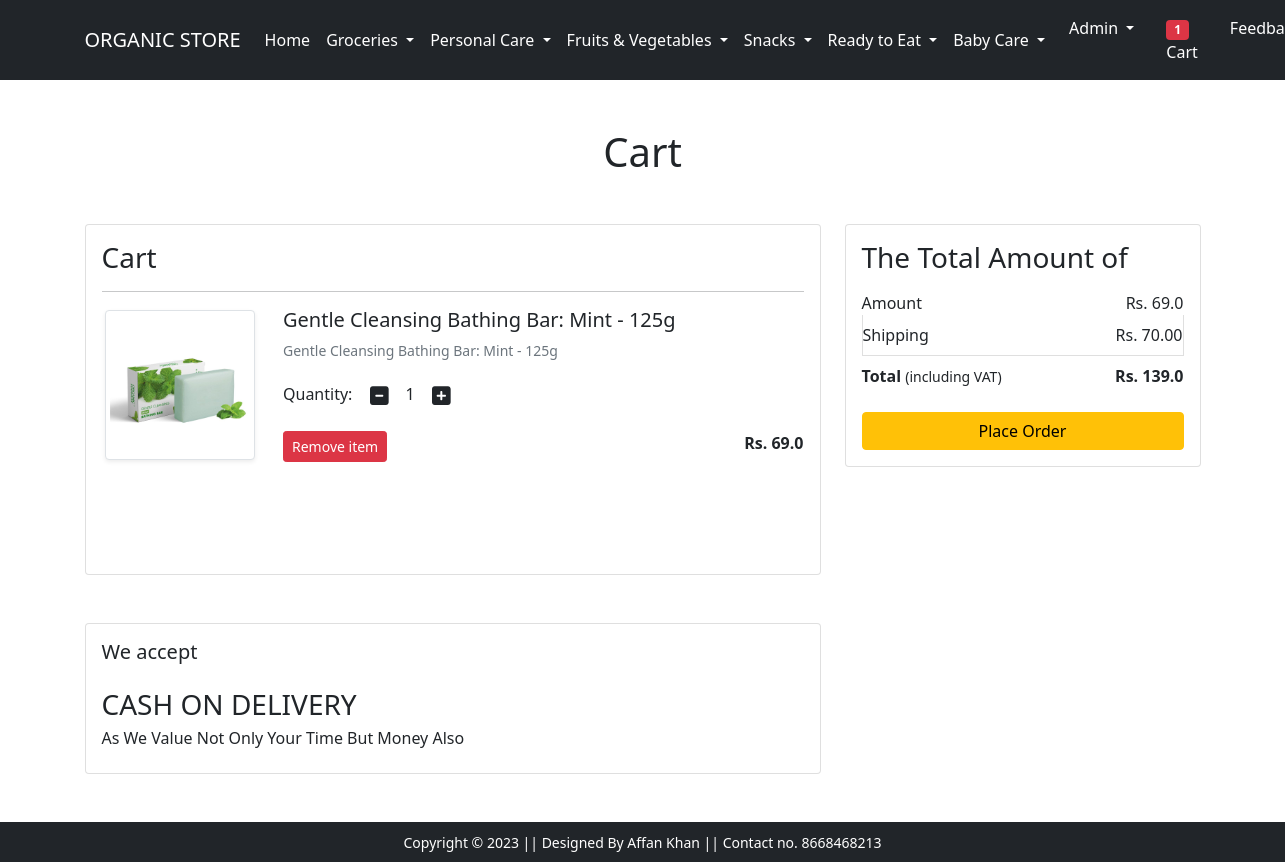
The app's page /cart/ (signed in) with its own data.
### organic/models.py (models this page shows, shortened)
class Cart(models.Model):
    user = models.ForeignKey(User, on_delete=models.CASCADE)
    product = models.ForeignKey(Product, on_delete=models.CASCADE)
    quantity = models.PositiveIntegerField(default=1)

class Product(models.Model):
    title = models.CharField(max_length=100)
    selling_price = models.FloatField()
    discounted_price = models.FloatField()
    description = models.TextField()
    brand = models.CharField(max_length=100)
    category = models.CharField(choices=CATEGORY_CHOICES, max_length=5)
    product_image = models.ImageField(upload_to="productimg")

### organic/views.py (the view)
# urls.py: path('cart/', views.show_cart, name='cart'),
def show_cart(request):
    if request.user.is_authenticated:
        totalitem = 0
        user = request.user
        cart = Cart.objects.filter(user=user)
        amount = 0.0
        shipping_amount = 70.0
        totalamount = 0.0
        cart_product = [p for p in Cart.objects.all() if p.user == user]
        if request.user.is_authenticated:
            totalitem = len(Cart.objects.filter(user=request.user))
        if cart_product:
            for p in cart_product:
                tempamount = (p.quantity * p.product.discounted_price)
                amount += tempamount
                totalamount = amount + shipping_amount
            return render(request, 'addtocart.html', {'carts': cart, 'totalamount': totalamount, 'amount': amount,
                                                      'shipping_amount': shipping_amount, 'totalitem': totalitem})
        else:
            return render(request, 'emptycart.html')

### organic/templates/addtocart.html (shortened to what this page needs)
{% extends 'base.html' %}
{% load static %}
{% block main-content %}
<div class="container my-5">
 <div class="row">
  <h1 class="text-center mb-5">Cart</h1>
  <div class="col-sm-8">
  <div class="card">
   <div class="card-body">
    <h3>Cart</h3>
    {% for cart in carts %}
    <hr>
    <div class="row">
     <div class="col-sm-3 text-center align-self-center"><img src="{{cart.product.product_image.url}}" alt="" srcset="" class="img-fluid img-thumbnail shadow-sm" height="150" width="150"> </div>
     <div class="col-sm-9">
      <div>
       <h5>{{cart.product.title}}</h5>
       <p class="mb-2 text-muted small">{{cart.product.description}}</p>
       <div class="my-3">
        <label for="quantity">Quantity:</label>
        <a class="minus-cart btn" pid="{{cart.product.id}}"><i class="fas fa-minus-square fa-lg"></i></a>
          <span id="quantity">{{cart.quantity}}</span>
        <a class="plus-cart btn" pid="{{cart.product.id}}"><i class="fas fa-plus-square fa-lg"></i></a>
       </div>
       <div class="d-flex justify-content-between">
        <a href="#" class="btn btn-sm btn-danger mr-3 remove-cart" pid="{{cart.product.id}}">Remove item </a>
        <p class="mb-0"><span><strong>Rs. {{cart.product.discounted_price}}</strong></span></p>
       </div>
      </div>
     </div>
    </div>
    {% endfor %}
   </div>
   </div>
  </div>
  <div class="col-sm-4">
   <div class="card">
    <div class="card-body">
      <h3>The Total Amount of</h3>
      <ul class="list-group">
       <li class="list-group-item d-flex justify-content-between align-items-center border-0 px-0 pb-0">Amount<span>Rs. <span id="amount">{{amount}}</span></span></li>
       <li class="list-group-item d-flex justify-content-between align-items-center px-0">Shipping<span>Rs. 70.00</span></li>
       <li class="list-group-item d-flex justify-content-between align-items-center border-0 px-0 mb-3">
        <div>
           <strong>Total</strong> <small>(including VAT)</small>
         </div>
         <span><strong>Rs. <strong id="totalamount">{{totalamount}}</strong></strong></span>
       </li>
      </ul>
      <div class="d-grid"><a href="{% url 'checkout' %}" class="btn btn-warning">Place Order</a></div>
    </div>
   </div>
  </div>
 </div>
</div>
<div class="container">
 <div class="row">
  <div class="col-sm-8">
   <div class="card">
    <div class="card-body">
      <h5 class="mb-4">We accept</h5>
      <h3>CASH ON DELIVERY</h3>
      <h6>As We Value Not Only Your Time But Money Also</h6>
    </div>
  </div>
  </div>
 </div>
</div>
{% endblock main-content %}

### organic/templates/base.html (shortened to what this page needs)
<!doctype html>
{% load static %}
<html lang="en">
  <head>
    <link href="https://cdn.jsdelivr.net/npm/bootstrap@5.0.0-beta1/dist/css/bootstrap.min.css" rel="stylesheet">
    <link rel="stylesheet" href="{% static 'app/css/owl.carousel.min.css' %}">
    <link rel="stylesheet" href="{% static 'app/css/all.min.css' %}">
    <link rel="stylesheet" href="{% static 'app/css/style.css' %}">
  </head>
  <body>
    <nav class="navbar navbar-expand-lg navbar-dark bg-dark">
     <div class="container">
       <a class="navbar-brand" href="/">ORGANIC STORE</a>
       <div class="collapse navbar-collapse" id="navbarSupportedContent">
         <ul class="navbar-nav me-auto mb-2 mb-lg-0">
           <li class="nav-item">
             <a class="nav-link active" aria-current="page" href="/">Home</a>
           </li>
           <li class="nav-item dropdown">
             <a class="nav-link dropdown-toggle text-white" href="#" role="button" data-bs-toggle="dropdown" aria-expanded="false">
               Groceries
             </a>
           </li>
           <li class="nav-item dropdown">
            <a class="nav-link dropdown-toggle text-white" href="#" id="fashionDropdown" role="button" data-bs-toggle="dropdown" aria-expanded="false">
              Personal Care
            </a>
          </li>
          <li class="nav-item dropdown">
            <a class="nav-link dropdown-toggle text-white" href="#" role="button" data-bs-toggle="dropdown" aria-expanded="false">
              Fruits & Vegetables
            </a>
            </li>
         <li class="nav-item dropdown">
             <a class="nav-link dropdown-toggle text-white" href="#" role="button" data-bs-toggle="dropdown" aria-expanded="false">
               Snacks
             </a>
           </li>
             <li class="nav-item dropdown">
             <a class="nav-link dropdown-toggle text-white" href="#" role="button" data-bs-toggle="dropdown" aria-expanded="false">
               Ready to Eat
             </a>
           </li>
             <li class="nav-item dropdown">
             <a class="nav-link dropdown-toggle text-white" href="#" role="button" data-bs-toggle="dropdown" aria-expanded="false">
               Baby Care
             </a>
           </li>
         </ul>
      </div>
         <div>
          <ul class="navbar-nav me-auto mb-2 mb-lg-0">
            {%if request.user.is_authenticated %}
           <li class="nav-item dropdown mx-2">
              <a class="nav-link dropdown-toggle text-white" href="#" id="profileDropdown" role="button" data-bs-toggle="dropdown" aria-expanded="false">
                {{request.user.username|capfirst}}
              </a>
            </li>
            <li class="nav-item mx-2">
             <a href="{% url 'cart' %}" class="nav-link text-white"><span class="badge bg-danger">{{totalitem}}</span>Cart</a>
            </li>
               <li class="nav-item mx-2">
                   <a class="nav-link text-white" href="{% url 'feedbacks' %}">Feedback</a>
            </li>
            {% endif %}
          </ul>
         </div>
       </div>
    </nav>
    {% block main-content %} {% endblock main-content %}
    <footer class="container-fluid bg-dark text-center p-2 mt-5">
        <small class="text-white">Copyright &copy; 2023 || Designed By Affan Khan || Contact no. 8668468213   </small>
    </footer>
  </body>
</html>

### records on screen
Cart: product.product_image (picture), product "Gentle Cleansing Bathing Bar: Mint - 125g", product.description "Gentle Cleansing Bathing Bar: Mint - 125g", quantity "1", product.discounted_price "69.0"

### other values on screen
{{ request.user.username|capfirst }} "Admin"
{{ totalitem }} "1"
{{ amount }} "69.0"
{{ totalamount }} "139.0"
